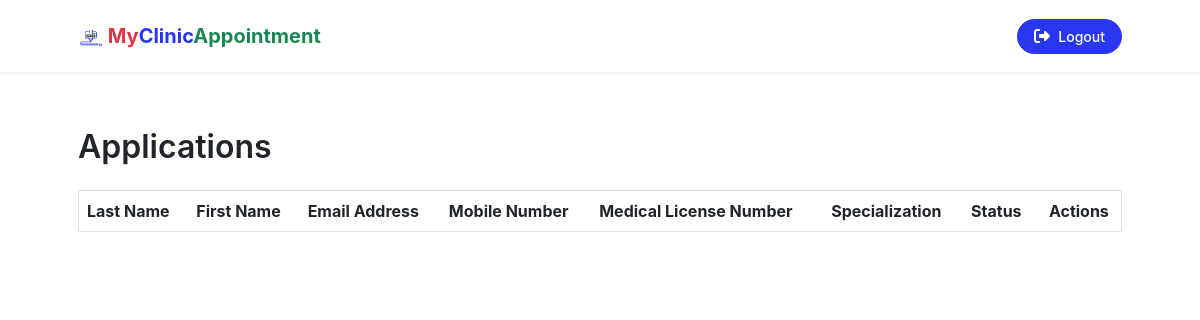
The page /applications.php (signed in) on the database as committed earlier.
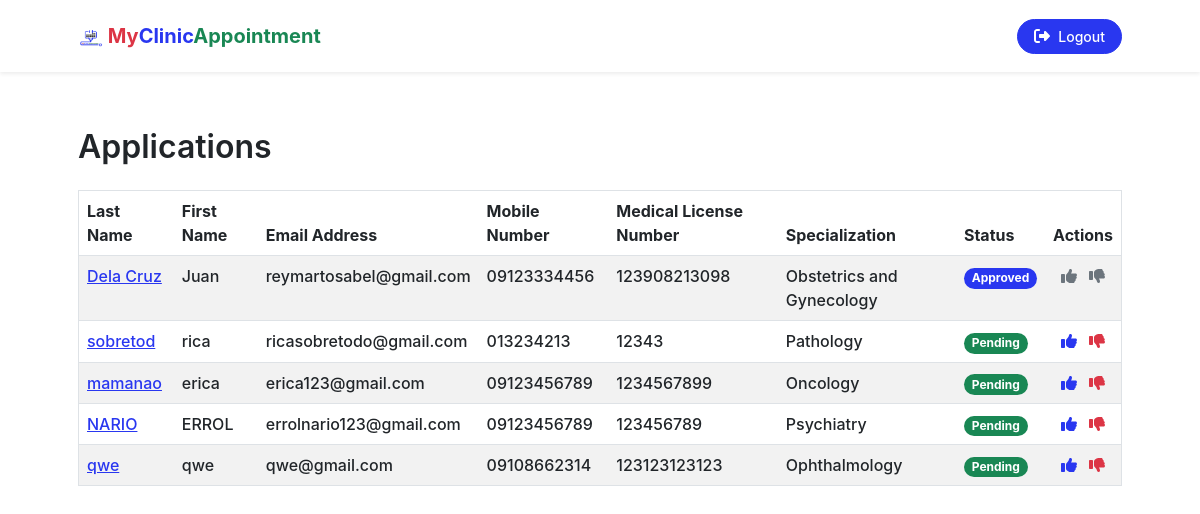
The same page on the database as committed later.
### tables this page shows
CREATE TABLE `tbl_myclinicappointment_applications` (
  `id` int(11) NOT NULL,
  `first_name` varchar(255) NOT NULL,
  `last_name` varchar(255) NOT NULL,
  `email_address` varchar(255) NOT NULL,
  `mobile_number` varchar(255) NOT NULL,
  `medical_license_number` varchar(255) NOT NULL,
  `specialization` varchar(255) NOT NULL,
  `description` longtext NOT NULL,
  `status` varchar(255) NOT NULL
);

### applications.php (called while the page is built, shortened)
<?php
require_once "./application/controllers/controller.php";
require_once "./application/views/pages/applications_view.php";

### application/controllers/controller.php (called while the page is built, shortened)
<?php
if ($_SERVER['REQUEST_METHOD'] == 'POST') {
    require_once "../models/model.php";
} else {
    require_once "./application/models/model.php";
}
class controller
{
    function __construct()
    {
        $this->model = new model();
    }
    function get_applications_data()
    {
        $applications = $this->model->mod_get_application_data();
        return $applications;
    }
}
$controller = new controller();

### application/models/model.php (called while the page is built, shortened)
<?php
class model
{
    function __construct()
    {
        $servername = "localhost";
        $username = "root";
        $password = "";
        $database = "all_system_database";
        $mysqli = new mysqli($servername, $username, $password, $database);
        $this->mysqli = $mysqli;
    }
    function mod_get_application_data()
    {
        $query = "SELECT * FROM `tbl_myclinicappointment_applications`";
        $query_result = $this->mysqli->query($query);
        if ($query_result) {
            $results = array();
            while ($row = $query_result->fetch_assoc()) {
                $results[] = (object) $row;
            }
            return $results;
        } else {
            return null;
        }
    }
}

### application/views/pages/applications_view.php (the view, shortened to what this page needs)
<?php
include_once "./application/views/templates/header.php";
?>
<section id="our_team" class="mt-5">
    <div class="container px-5">
        <h2 class="mb-4">Applications</h2>
        <table id="applications_table" class="table table-striped w-100 border">
            <thead>
                <tr>
                    <th>Last Name</th>
                    <th>First Name</th>
                    <th>Email Address</th>
                    <th>Mobile Number</th>
                    <th>Medical License Number</th>
                    <th>Specialization</th>
                    <th>Status</th>
                    <th class="text-center">Actions</th>
                </tr>
            </thead>
            <tbody>
                <?php $applications = $controller->get_applications_data() ?>
                <?php if ($applications) : ?>
                    <?php foreach ($applications as $application) : ?>
                        <?php
                        $status = $application->status;
                        $badge_color = null;
                        switch ($status) {
                            case "Pending":
                                $badge_color = "success";
                                break;
                            case "Approved":
                                $badge_color = "primary";
                                break;
                        }
                        ?>
                        <tr>
                            <td class="last_name"><a title="View Details" href="javascript:void(0)" class="view_application_details" data-bs-toggle="modal" data-bs-target="#application_details"><?= $application->last_name ?></a></td>
                            <td class="first_name"><?= $application->first_name ?></td>
                            <td class="email_address"><?= $application->email_address ?></td>
                            <td class="mobile_number"><?= $application->mobile_number ?></td>
                            <td class="medical_license_number"><?= $application->medical_license_number ?></td>
                            <td class="specialization"><?= $application->specialization ?></td>
                            <td class="status">
                                <span class="badge rounded-pill bg-<?= $badge_color ?>"><?= $status ?></span>
                            </td>
                            <td class="text-center">
                                <div class="approve_reject_btn">
                                    <i title="Approve Application" application_specialization="<?= $application->specialization ?>" application_mobile_number="<?= $application->mobile_number ?>" application_email="<?= $application->email_address ?>" application_first_name="<?= $application->first_name ?>" application_last_name="<?= $application->last_name ?>" application_id="<?= $application->id ?>" data-bs-toggle="<?= $status == 'Pending' ? "modal" : null ?>" data-bs-target="#doctor_temp_useraccount" class="<?= $status == 'Pending' ? 'btn_approve' : null ?> fas fa-thumbs-up text-<?= $status == 'Pending' ? 'primary' : 'muted' ?> me-2" role="<?= $status == 'Pending' ? 'button' : 'none' ?>"></i>
                                    <i title="Reject Application" application_id="<?= $application->id ?>" class="<?= $status == 'Pending' ? 'btn_reject' : null ?> fas fa-thumbs-down text-<?= $status == 'Pending' ? 'danger' : 'muted' ?>" role="<?= $status == 'Pending' ? 'button' : 'none' ?>"></i>
                                </div>
                            </td>
                        </tr>
                    <?php endforeach ?>
                <?php endif ?>
            </tbody>
        </table>
    </div>
</section>
<?php include_once "./application/views/templates/footer.php"; ?>

### application/views/templates/header.php (shortened to what this page needs)
<!DOCTYPE html>
<html lang="en">
<head>
    <link href="./plugins/datatables/css/dataTables.bootstrap5.min.css" rel="stylesheet" />
    <link href="./plugins/fontawesome/css/all.css" rel="stylesheet" />
    <link href="./assets/css/styles.css" rel="stylesheet" />
</head>
<body id="page-top">
    <nav class="navbar navbar-expand-xl navbar-light fixed-top shadow-sm" id="mainNav">
        <div class="container px-5">
            <a class="navbar-brand fw-bold" href="<?= !isset($_SESSION['id']) ? '#page-top' : './' ?>">
                <img class="img-fluid" src="assets/img/logo.png" alt="" width="25px" height="25px">
                <div class="d-xxl-inline d-xl-inline d-lg-inline d-md-inline d-sm-inline d-none">
                    <span class="text-danger">My</span><span class="text-primary">Clinic</span><span class="text-success">Appointment</span>
                </div>
            </a>
            <div class="collapse navbar-collapse" id="navbarResponsive">
                <?php if (!isset($_SESSION['id'])) : ?>
                    <ul class="navbar-nav ms-auto me-4 my-3 my-lg-0">
                        <li class="nav-item"><a class="nav-link me-lg-3" href="#about_us">About Us</a></li>
                        <li class="nav-item"><a class="nav-link me-lg-3" href="#our_team">Our Team</a></li>
                        <li class="nav-item"><a class="nav-link me-lg-3" href="#our_doctors">Our Doctors</a></li>
                        <li class="nav-item"><a class="nav-link me-lg-3" href="#how_it_works">How it Works</a></li>
                        <li class="nav-item"><a class="nav-link me-lg-3" href="#contact_us">Contact Us</a></li>
                    </ul>
                    <button class="btn btn-primary rounded-pill px-3 mb-2 mb-lg-0" data-bs-toggle="modal" data-bs-target="#login">
                        <span class="d-flex align-items-center">
                            <i class="fas fa-key me-2"></i>
                            <span class="small">Login</span>
                        </span>
                    </button>
                <?php else : ?>
                    <form action="./application/controllers/controller.php" method="POST">
                        <button class="btn btn-primary rounded-pill px-3 mb-2 mb-lg-0" type="submit" id="btn_logout" name="logout">
                            <span class="d-flex align-items-center">
                                <i class="fas fa-sign-out-alt me-2"></i>
                                <span class="small">Logout</span>
                            </span>
                        </button>
                    </form>
                <?php endif ?>
            </div>
        </div>
    </nav>

### application/views/templates/footer.php (shortened to what this page needs)
</body>
</html>

Rows that differ between the two databases and show on the page:
added tbl_myclinicappointment_applications: last_name "Dela Cruz", first_name "Juan", email_address "reymartosabel@gmail.com", mobile_number "09123334456", medical_license_number "123908213098", specialization "Obstetrics and Gynecology", status "Approved"
added tbl_myclinicappointment_applications: last_name "sobretod", first_name "rica", email_address "ricasobretodo@gmail.com", mobile_number "013234213", medical_license_number "12343", specialization "Pathology", status "Pending"
added tbl_myclinicappointment_applications: last_name "mamanao", first_name "erica", email_address "erica123@gmail.com", mobile_number "09123456789", medical_license_number "1234567899", specialization "Oncology", status "Pending"
added tbl_myclinicappointment_applications: last_name "NARIO", first_name "ERROL", email_address "errolnario123@gmail.com", mobile_number "09123456789", medical_license_number "123456789", specialization "Psychiatry", status "Pending"
added tbl_myclinicappointment_applications: last_name "qwe", first_name "qwe", email_address "qwe@gmail.com", mobile_number "09108662314", medical_license_number "123123123123", specialization "Ophthalmology", status "Pending"
